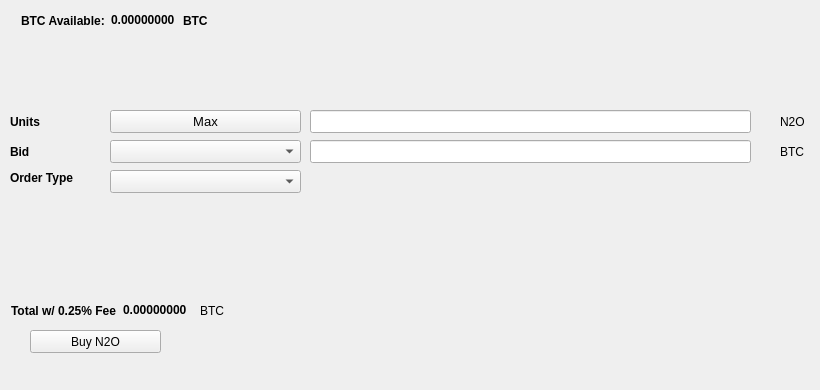
   <widget class="QWidget" name="BuyTab">
    <attribute name="title">
     <string>Buy</string>
    </attribute>
    <widget class="QPushButton" name="BuyN2O">
     <property name="geometry">
      <rect>
       <x>30</x>
       <y>330</y>
       <width>131</width>
       <height>23</height>
      </rect>
     </property>
     <property name="text">
      <string>Buy N2O</string>
     </property>
     <property name="icon">
      <iconset resource="../nitrous.qrc">
       <normaloff>:/icons/bitcoin</normaloff>:/icons/bitcoin</iconset>
     </property>
    </widget>
    <widget class="QLabel" name="label_3">
     <property name="geometry">
      <rect>
       <x>10</x>
       <y>110</y>
       <width>46</width>
       <height>23</height>
      </rect>
     </property>
     <property name="font">
      <font>
       <weight>75</weight>
       <bold>true</bold>
      </font>
     </property>
     <property name="text">
      <string>Units</string>
     </property>
    </widget>
    <widget class="QLineEdit" name="UnitsInput">
     <property name="geometry">
      <rect>
       <x>310</x>
       <y>110</y>
       <width>441</width>
       <height>23</height>
      </rect>
     </property>
     <property name="font">
      <font>
       <pointsize>9</pointsize>
       <weight>75</weight>
       <bold>true</bold>
      </font>
     </property>
    </widget>
    <widget class="QLineEdit" name="BuyBidPriceEdit">
     <property name="geometry">
      <rect>
       <x>310</x>
       <y>140</y>
       <width>441</width>
       <height>23</height>
      </rect>
     </property>
     <property name="font">
      <font>
       <pointsize>9</pointsize>
       <weight>75</weight>
       <bold>true</bold>
      </font>
     </property>
    </widget>
    <widget class="QLabel" name="label_4">
     <property name="geometry">
      <rect>
       <x>780</x>
       <y>110</y>
       <width>31</width>
       <height>23</height>
      </rect>
     </property>
     <property name="text">
      <string>N2O</string>
     </property>
    </widget>
    <widget class="QLabel" name="label_5">
     <property name="geometry">
      <rect>
       <x>780</x>
       <y>140</y>
       <width>31</width>
       <height>23</height>
      </rect>
     </property>
     <property name="text">
      <string>BTC</string>
     </property>
    </widget>
    <widget class="QLabel" name="label_6">
     <property name="geometry">
      <rect>
       <x>10</x>
       <y>140</y>
       <width>46</width>
       <height>23</height>
      </rect>
     </property>
     <property name="font">
      <font>
       <weight>75</weight>
       <bold>true</bold>
      </font>
     </property>
     <property name="text">
      <string>Bid</string>
     </property>
    </widget>
    <widget class="QLabel" name="label_7">
     <property name="geometry">
      <rect>
       <x>10</x>
       <y>170</y>
       <width>91</width>
       <height>16</height>
      </rect>
     </property>
     <property name="font">
      <font>
       <weight>75</weight>
       <bold>true</bold>
      </font>
     </property>
     <property name="text">
      <string>Order Type</string>
     </property>
    </widget>
    <widget class="QPushButton" name="Buy_Max_Amount">
     <property name="geometry">
      <rect>
       <x>110</x>
       <y>110</y>
       <width>191</width>
       <height>23</height>
      </rect>
     </property>
     <property name="font">
      <font>
       <pointsize>10</pointsize>
      </font>
     </property>
     <property name="text">
      <string>Max</string>
     </property>
    </widget>
    <widget class="QComboBox" name="BuyBidcomboBox">
     <property name="geometry">
      <rect>
       <x>110</x>
       <y>140</y>
       <width>191</width>
       <height>23</height>
      </rect>
     </property>
     <property name="font">
      <font>
       <pointsize>10</pointsize>
      </font>
     </property>
    </widget>
    <widget class="QComboBox" name="buyOrdertypeCombo">
     <property name="geometry">
      <rect>
       <x>110</x>
       <y>170</y>
       <width>191</width>
       <height>23</height>
      </rect>
     </property>
     <property name="font">
      <font>
       <pointsize>10</pointsize>
      </font>
     </property>
    </widget>
    <widget class="QWidget" name="layoutWidget1">
     <property name="geometry">
      <rect>
       <x>21</x>
       <y>11</y>
       <width>227</width>
       <height>19</height>
      </rect>
     </property>
     <layout class="QHBoxLayout" name="horizontalLayout_3">
      <item>
       <widget class="QLabel" name="label232">
        <property name="font">
         <font>
          <weight>75</weight>
          <bold>true</bold>
         </font>
        </property>
        <property name="text">
         <string>BTC Available:</string>
        </property>
       </widget>
      </item>
      <item>
       <widget class="QLabel" name="BtcAvailableLbl">
        <property name="palette">
         <palette>
          <active>
           <colorrole role="WindowText">
            <brush brushstyle="SolidPattern">
             <color alpha="255">
              <red>0</red>
              <green>0</green>
              <blue>0</blue>
             </color>
            </brush>
           </colorrole>
           <colorrole role="Button">
            <brush brushstyle="SolidPattern">
             <color alpha="255">
              <red>0</red>
              <green>170</green>
              <blue>0</blue>
             </color>
            </brush>
           </colorrole>
           <colorrole role="Light">
            <brush brushstyle="SolidPattern">
             <color alpha="255">
              <red>0</red>
              <green>255</green>
              <blue>0</blue>
             </color>
            </brush>
           </colorrole>
           <colorrole role="Midlight">
            <brush brushstyle="SolidPattern">
             <color alpha="255">
              <red>0</red>
              <green>212</green>
              <blue>0</blue>
             </color>
            </brush>
           </colorrole>
           <colorrole role="Dark">
            <brush brushstyle="SolidPattern">
             <color alpha="255">
              <red>0</red>
              <green>85</green>
              <blue>0</blue>
             </color>
            </brush>
           </colorrole>
           <colorrole role="Mid">
            <brush brushstyle="SolidPattern">
             <color alpha="255">
              <red>0</red>
              <green>113</green>
              <blue>0</blue>
             </color>
            </brush>
           </colorrole>
           <colorrole role="Text">
            <brush brushstyle="SolidPattern">
             <color alpha="255">
              <red>0</red>
              <green>170</green>
              <blue>0</blue>
             </color>
            </brush>
           </colorrole>
           <colorrole role="BrightText">
            <brush brushstyle="SolidPattern">
             <color alpha="255">
              <red>255</red>
              <green>255</green>
              <blue>255</blue>
             </color>
            </brush>
           </colorrole>
           <colorrole role="ButtonText">
            <brush brushstyle="SolidPattern">
             <color alpha="255">
              <red>0</red>
              <green>0</green>
              <blue>0</blue>
             </color>
            </brush>
           </colorrole>
           <colorrole role="Base">
            <brush brushstyle="SolidPattern">
             <color alpha="255">
              <red>255</red>
              <green>255</green>
              <blue>255</blue>
             </color>
            </brush>
           </colorrole>
           <colorrole role="Window">
            <brush brushstyle="SolidPattern">
             <color alpha="255">
              <red>0</red>
              <green>170</green>
              <blue>0</blue>
             </color>
            </brush>
           </colorrole>
           <colorrole role="Shadow">
            <brush brushstyle="SolidPattern">
             <color alpha="255">
              <red>0</red>
              <green>0</green>
              <blue>0</blue>
             </color>
            </brush>
           </colorrole>
           <colorrole role="AlternateBase">
            <brush brushstyle="SolidPattern">
             <color alpha="255">
              <red>127</red>
              <green>212</green>
              <blue>127</blue>
             </color>
            </brush>
           </colorrole>
           <colorrole role="ToolTipBase">
            <brush brushstyle="SolidPattern">
             <color alpha="255">
              <red>255</red>
              <green>255</green>
              <blue>220</blue>
             </color>
            </brush>
           </colorrole>
           <colorrole role="ToolTipText">
            <brush brushstyle="SolidPattern">
             <color alpha="255">
              <red>0</red>
              <green>0</green>
              <blue>0</blue>
             </color>
            </brush>
           </colorrole>
          </active>
          <inactive>
           <colorrole role="WindowText">
            <brush brushstyle="SolidPattern">
             <color alpha="255">
              <red>0</red>
              <green>0</green>
              <blue>0</blue>
             </color>
            </brush>
           </colorrole>
           <colorrole role="Button">
            <brush brushstyle="SolidPattern">
             <color alpha="255">
              <red>0</red>
              <green>170</green>
              <blue>0</blue>
             </color>
            </brush>
           </colorrole>
           <colorrole role="Light">
            <brush brushstyle="SolidPattern">
             <color alpha="255">
              <red>0</red>
              <green>255</green>
              <blue>0</blue>
             </color>
            </brush>
           </colorrole>
           <colorrole role="Midlight">
            <brush brushstyle="SolidPattern">
             <color alpha="255">
              <red>0</red>
              <green>212</green>
              <blue>0</blue>
             </color>
            </brush>
           </colorrole>
           <colorrole role="Dark">
            <brush brushstyle="SolidPattern">
             <color alpha="255">
              <red>0</red>
              <green>85</green>
              <blue>0</blue>
             </color>
            </brush>
           </colorrole>
           <colorrole role="Mid">
            <brush brushstyle="SolidPattern">
             <color alpha="255">
              <red>0</red>
              <green>113</green>
              <blue>0</blue>
             </color>
            </brush>
           </colorrole>
           <colorrole role="Text">
            <brush brushstyle="SolidPattern">
             <color alpha="255">
              <red>0</red>
              <green>170</green>
              <blue>0</blue>
             </color>
            </brush>
           </colorrole>
           <colorrole role="BrightText">
            <brush brushstyle="SolidPattern">
             <color alpha="255">
              <red>255</red>
              <green>255</green>
              <blue>255</blue>
             </color>
            </brush>
           </colorrole>
           <colorrole role="ButtonText">
            <brush brushstyle="SolidPattern">
             <color alpha="255">
              <red>0</red>
              <green>0</green>
              <blue>0</blue>
             </color>
            </brush>
           </colorrole>
           <colorrole role="Base">
            <brush brushstyle="SolidPattern">
             <color alpha="255">
              <red>255</red>
              <green>255</green>
              <blue>255</blue>
             </color>
            </brush>
           </colorrole>
           <colorrole role="Window">
            <brush brushstyle="SolidPattern">
             <color alpha="255">
              <red>0</red>
              <green>170</green>
              <blue>0</blue>
             </color>
            </brush>
           </colorrole>
           <colorrole role="Shadow">
            <brush brushstyle="SolidPattern">
             <color alpha="255">
              <red>0</red>
              <green>0</green>
              <blue>0</blue>
             </color>
            </brush>
           </colorrole>
           <colorrole role="AlternateBase">
            <brush brushstyle="SolidPattern">
             <color alpha="255">
              <red>127</red>
              <green>212</green>
              <blue>127</blue>
             </color>
            </brush>
           </colorrole>
           <colorrole role="ToolTipBase">
            <brush brushstyle="SolidPattern">
             <color alpha="255">
              <red>255</red>
              <green>255</green>
              <blue>220</blue>
             </color>
            </brush>
           </colorrole>
           <colorrole role="ToolTipText">
            <brush brushstyle="SolidPattern">
             <color alpha="255">
              <red>0</red>
              <green>0</green>
              <blue>0</blue>
             </color>
            </brush>
           </colorrole>
          </inactive>
          <disabled>
           <colorrole role="WindowText">
            <brush brushstyle="SolidPattern">
             <color alpha="255">
              <red>0</red>
              <green>85</green>
              <blue>0</blue>
             </color>
            </brush>
           </colorrole>
           <colorrole role="Button">
            <brush brushstyle="SolidPattern">
             <color alpha="255">
              <red>0</red>
              <green>170</green>
              <blue>0</blue>
             </color>
            </brush>
           </colorrole>
           <colorrole role="Light">
            <brush brushstyle="SolidPattern">
             <color alpha="255">
              <red>0</red>
              <green>255</green>
              <blue>0</blue>
             </color>
            </brush>
           </colorrole>
           <colorrole role="Midlight">
            <brush brushstyle="SolidPattern">
             <color alpha="255">
              <red>0</red>
              <green>212</green>
              <blue>0</blue>
             </color>
            </brush>
           </colorrole>
           <colorrole role="Dark">
            <brush brushstyle="SolidPattern">
             <color alpha="255">
              <red>0</red>
              <green>85</green>
              <blue>0</blue>
             </color>
            </brush>
           </colorrole>
           <colorrole role="Mid">
            <brush brushstyle="SolidPattern">
             <color alpha="255">
              <red>0</red>
              <green>113</green>
              <blue>0</blue>
             </color>
            </brush>
           </colorrole>
           <colorrole role="Text">
            <brush brushstyle="SolidPattern">
             <color alpha="255">
              <red>0</red>
              <green>85</green>
              <blue>0</blue>
             </color>
            </brush>
           </colorrole>
           <colorrole role="BrightText">
            <brush brushstyle="SolidPattern">
             <color alpha="255">
              <red>255</red>
              <green>255</green>
              <blue>255</blue>
             </color>
            </brush>
           </colorrole>
           <colorrole role="ButtonText">
            <brush brushstyle="SolidPattern">
             <color alpha="255">
              <red>0</red>
              <green>85</green>
              <blue>0</blue>
             </color>
            </brush>
           </colorrole>
           <colorrole role="Base">
            <brush brushstyle="SolidPattern">
             <color alpha="255">
              <red>0</red>
              <green>170</green>
              <blue>0</blue>
             </color>
            </brush>
           </colorrole>
           <colorrole role="Window">
            <brush brushstyle="SolidPattern">
             <color alpha="255">
              <red>0</red>
              <green>170</green>
              <blue>0</blue>
             </color>
            </brush>
           </colorrole>
           <colorrole role="Shadow">
            <brush brushstyle="SolidPattern">
             <color alpha="255">
              <red>0</red>
              <green>0</green>
              <blue>0</blue>
             </color>
            </brush>
           </colorrole>
           <colorrole role="AlternateBase">
            <brush brushstyle="SolidPattern">
             <color alpha="255">
              <red>0</red>
              <green>170</green>
              <blue>0</blue>
             </color>
            </brush>
           </colorrole>
           <colorrole role="ToolTipBase">
            <brush brushstyle="SolidPattern">
             <color alpha="255">
              <red>255</red>
              <green>255</green>
              <blue>220</blue>
             </color>
            </brush>
           </colorrole>
           <colorrole role="ToolTipText">
            <brush brushstyle="SolidPattern">
             <color alpha="255">
              <red>0</red>
              <green>0</green>
              <blue>0</blue>
             </color>
            </brush>
           </colorrole>
          </disabled>
         </palette>
        </property>
        <property name="font">
         <font>
          <weight>75</weight>
          <bold>true</bold>
         </font>
        </property>
        <property name="text">
         <string>0.00000000</string>
        </property>
        <property name="textInteractionFlags">
         <set>Qt::LinksAccessibleByMouse|Qt::TextSelectableByKeyboard|Qt::TextSelectableByMouse</set>
        </property>
       </widget>
      </item>
      <item>
       <widget class="QLabel" name="BtcAvailableLbl_2">
        <property name="font">
         <font>
          <weight>75</weight>
          <bold>true</bold>
         </font>
        </property>
        <property name="text">
         <string>BTC</string>
        </property>
       </widget>
      </item>
     </layout>
    </widget>
    <widget class="QWidget" name="layoutWidge2">
     <property name="geometry">
      <rect>
       <x>11</x>
       <y>301</y>
       <width>259</width>
       <height>19</height>
      </rect>
     </property>
     <layout class="QHBoxLayout" name="horizontalLayout_4">
      <item>
       <widget class="QLabel" name="label_9">
        <property name="font">
         <font>
          <weight>75</weight>
          <bold>true</bold>
         </font>
        </property>
        <property name="text">
         <string>Total w/ 0.25% Fee</string>
        </property>
       </widget>
      </item>
      <item>
       <widget class="QLabel" name="BuyCostLabel">
        <property name="palette">
         <palette>
          <active>
           <colorrole role="WindowText">
            <brush brushstyle="SolidPattern">
             <color alpha="255">
              <red>0</red>
              <green>0</green>
              <blue>0</blue>
             </color>
            </brush>
           </colorrole>
           <colorrole role="Button">
            <brush brushstyle="SolidPattern">
             <color alpha="255">
              <red>0</red>
              <green>170</green>
              <blue>0</blue>
             </color>
            </brush>
           </colorrole>
           <colorrole role="Light">
            <brush brushstyle="SolidPattern">
             <color alpha="255">
              <red>0</red>
              <green>255</green>
              <blue>0</blue>
             </color>
            </brush>
           </colorrole>
           <colorrole role="Midlight">
            <brush brushstyle="SolidPattern">
             <color alpha="255">
              <red>0</red>
              <green>212</green>
              <blue>0</blue>
             </color>
            </brush>
           </colorrole>
           <colorrole role="Dark">
            <brush brushstyle="SolidPattern">
             <color alpha="255">
              <red>0</red>
              <green>85</green>
              <blue>0</blue>
             </color>
            </brush>
           </colorrole>
           <colorrole role="Mid">
            <brush brushstyle="SolidPattern">
             <color alpha="255">
              <red>0</red>
              <green>113</green>
              <blue>0</blue>
             </color>
            </brush>
           </colorrole>
           <colorrole role="Text">
            <brush brushstyle="SolidPattern">
             <color alpha="255">
              <red>0</red>
              <green>170</green>
              <blue>0</blue>
             </color>
            </brush>
           </colorrole>
           <colorrole role="BrightText">
            <brush brushstyle="SolidPattern">
             <color alpha="255">
              <red>255</red>
              <green>255</green>
              <blue>255</blue>
             </color>
            </brush>
           </colorrole>
           <colorrole role="ButtonText">
            <brush brushstyle="SolidPattern">
             <color alpha="255">
              <red>0</red>
              <green>0</green>
              <blue>0</blue>
             </color>
            </brush>
           </colorrole>
           <colorrole role="Base">
            <brush brushstyle="SolidPattern">
             <color alpha="255">
              <red>255</red>
              <green>255</green>
              <blue>255</blue>
             </color>
            </brush>
           </colorrole>
           <colorrole role="Window">
            <brush brushstyle="SolidPattern">
             <color alpha="255">
              <red>0</red>
              <green>170</green>
              <blue>0</blue>
             </color>
            </brush>
           </colorrole>
           <colorrole role="Shadow">
            <brush brushstyle="SolidPattern">
             <color alpha="255">
              <red>0</red>
              <green>0</green>
              <blue>0</blue>
             </color>
            </brush>
           </colorrole>
           <colorrole role="AlternateBase">
            <brush brushstyle="SolidPattern">
             <color alpha="255">
              <red>127</red>
              <green>212</green>
              <blue>127</blue>
             </color>
            </brush>
           </colorrole>
           <colorrole role="ToolTipBase">
            <brush brushstyle="SolidPattern">
             <color alpha="255">
              <red>255</red>
              <green>255</green>
              <blue>220</blue>
             </color>
            </brush>
           </colorrole>
           <colorrole role="ToolTipText">
            <brush brushstyle="SolidPattern">
             <color alpha="255">
              <red>0</red>
              <green>0</green>
              <blue>0</blue>
             </color>
            </brush>
           </colorrole>
          </active>
          <inactive>
           <colorrole role="WindowText">
            <brush brushstyle="SolidPattern">
             <color alpha="255">
              <red>0</red>
              <green>0</green>
              <blue>0</blue>
             </color>
            </brush>
           </colorrole>
           <colorrole role="Button">
            <brush brushstyle="SolidPattern">
             <color alpha="255">
              <red>0</red>
              <green>170</green>
              <blue>0</blue>
             </color>
            </brush>
           </colorrole>
           <colorrole role="Light">
            <brush brushstyle="SolidPattern">
             <color alpha="255">
              <red>0</red>
              <green>255</green>
              <blue>0</blue>
             </color>
            </brush>
           </colorrole>
           <colorrole role="Midlight">
            <brush brushstyle="SolidPattern">
             <color alpha="255">
              <red>0</red>
              <green>212</green>
              <blue>0</blue>
             </color>
            </brush>
           </colorrole>
           <colorrole role="Dark">
            <brush brushstyle="SolidPattern">
             <color alpha="255">
              <red>0</red>
              <green>85</green>
              <blue>0</blue>
             </color>
            </brush>
           </colorrole>
           <colorrole role="Mid">
            <brush brushstyle="SolidPattern">
             <color alpha="255">
              <red>0</red>
              <green>113</green>
              <blue>0</blue>
             </color>
            </brush>
           </colorrole>
           <colorrole role="Text">
            <brush brushstyle="SolidPattern">
             <color alpha="255">
              <red>0</red>
              <green>170</green>
              <blue>0</blue>
             </color>
            </brush>
           </colorrole>
           <colorrole role="BrightText">
            <brush brushstyle="SolidPattern">
             <color alpha="255">
              <red>255</red>
              <green>255</green>
              <blue>255</blue>
             </color>
            </brush>
           </colorrole>
           <colorrole role="ButtonText">
            <brush brushstyle="SolidPattern">
             <color alpha="255">
              <red>0</red>
              <green>0</green>
              <blue>0</blue>
             </color>
            </brush>
           </colorrole>
           <colorrole role="Base">
            <brush brushstyle="SolidPattern">
             <color alpha="255">
              <red>255</red>
              <green>255</green>
              <blue>255</blue>
             </color>
            </brush>
           </colorrole>
           <colorrole role="Window">
            <brush brushstyle="SolidPattern">
             <color alpha="255">
              <red>0</red>
              <green>170</green>
              <blue>0</blue>
             </color>
            </brush>
           </colorrole>
           <colorrole role="Shadow">
            <brush brushstyle="SolidPattern">
             <color alpha="255">
              <red>0</red>
              <green>0</green>
              <blue>0</blue>
             </color>
            </brush>
           </colorrole>
           <colorrole role="AlternateBase">
            <brush brushstyle="SolidPattern">
             <color alpha="255">
              <red>127</red>
              <green>212</green>
              <blue>127</blue>
             </color>
            </brush>
           </colorrole>
           <colorrole role="ToolTipBase">
            <brush brushstyle="SolidPattern">
             <color alpha="255">
              <red>255</red>
              <green>255</green>
              <blue>220</blue>
             </color>
            </brush>
           </colorrole>
           <colorrole role="ToolTipText">
            <brush brushstyle="SolidPattern">
             <color alpha="255">
              <red>0</red>
              <green>0</green>
              <blue>0</blue>
             </color>
            </brush>
           </colorrole>
          </inactive>
          <disabled>
           <colorrole role="WindowText">
            <brush brushstyle="SolidPattern">
             <color alpha="255">
              <red>0</red>
              <green>85</green>
              <blue>0</blue>
             </color>
            </brush>
           </colorrole>
           <colorrole role="Button">
            <brush brushstyle="SolidPattern">
             <color alpha="255">
              <red>0</red>
              <green>170</green>
              <blue>0</blue>
             </color>
            </brush>
           </colorrole>
           <colorrole role="Light">
            <brush brushstyle="SolidPattern">
             <color alpha="255">
              <red>0</red>
              <green>255</green>
              <blue>0</blue>
             </color>
            </brush>
           </colorrole>
           <colorrole role="Midlight">
            <brush brushstyle="SolidPattern">
             <color alpha="255">
              <red>0</red>
              <green>212</green>
              <blue>0</blue>
             </color>
            </brush>
           </colorrole>
           <colorrole role="Dark">
            <brush brushstyle="SolidPattern">
             <color alpha="255">
              <red>0</red>
              <green>85</green>
              <blue>0</blue>
             </color>
            </brush>
           </colorrole>
           <colorrole role="Mid">
            <brush brushstyle="SolidPattern">
             <color alpha="255">
              <red>0</red>
              <green>113</green>
              <blue>0</blue>
             </color>
            </brush>
           </colorrole>
           <colorrole role="Text">
            <brush brushstyle="SolidPattern">
             <color alpha="255">
              <red>0</red>
              <green>85</green>
              <blue>0</blue>
             </color>
            </brush>
           </colorrole>
           <colorrole role="BrightText">
            <brush brushstyle="SolidPattern">
             <color alpha="255">
              <red>255</red>
              <green>255</green>
              <blue>255</blue>
             </color>
            </brush>
           </colorrole>
           <colorrole role="ButtonText">
            <brush brushstyle="SolidPattern">
             <color alpha="255">
              <red>0</red>
              <green>85</green>
              <blue>0</blue>
             </color>
            </brush>
           </colorrole>
           <colorrole role="Base">
            <brush brushstyle="SolidPattern">
             <color alpha="255">
              <red>0</red>
              <green>170</green>
              <blue>0</blue>
             </color>
            </brush>
           </colorrole>
           <colorrole role="Window">
            <brush brushstyle="SolidPattern">
             <color alpha="255">
              <red>0</red>
              <green>170</green>
              <blue>0</blue>
             </color>
            </brush>
           </colorrole>
           <colorrole role="Shadow">
            <brush brushstyle="SolidPattern">
             <color alpha="255">
              <red>0</red>
              <green>0</green>
              <blue>0</blue>
             </color>
            </brush>
           </colorrole>
           <colorrole role="AlternateBase">
            <brush brushstyle="SolidPattern">
             <color alpha="255">
              <red>0</red>
              <green>170</green>
              <blue>0</blue>
             </color>
            </brush>
           </colorrole>
           <colorrole role="ToolTipBase">
            <brush brushstyle="SolidPattern">
             <color alpha="255">
              <red>255</red>
              <green>255</green>
              <blue>220</blue>
             </color>
            </brush>
           </colorrole>
           <colorrole role="ToolTipText">
            <brush brushstyle="SolidPattern">
             <color alpha="255">
              <red>0</red>
              <green>0</green>
              <blue>0</blue>
             </color>
            </brush>
           </colorrole>
          </disabled>
         </palette>
        </property>
        <property name="font">
         <font>
          <weight>75</weight>
          <bold>true</bold>
         </font>
        </property>
        <property name="autoFillBackground">
         <bool>false</bool>
        </property>
        <property name="text">
         <string>0.00000000</string>
        </property>
        <property name="textInteractionFlags">
         <set>Qt::LinksAccessibleByMouse|Qt::TextSelectableByMouse</set>
        </property>
       </widget>
      </item>
      <item>
       <widget class="QLabel" name="label_10">
        <property name="font">
         <font>
          <weight>50</weight>
          <bold>false</bold>
         </font>
        </property>
        <property name="text">
         <string>BTC</string>
        </property>
       </widget>
      </item>
     </layout>
    </widget>
    <widget class="QLabel" name="label_24">
     <property name="geometry">
      <rect>
       <x>460</x>
       <y>300</y>
       <width>281</width>
       <height>81</height>
      </rect>
     </property>
     <property name="text">
      <string/>
     </property>
     <property name="pixmap">
      <pixmap>:/images/bittrex</pixmap>
     </property>
    </widget>
   </widget>
